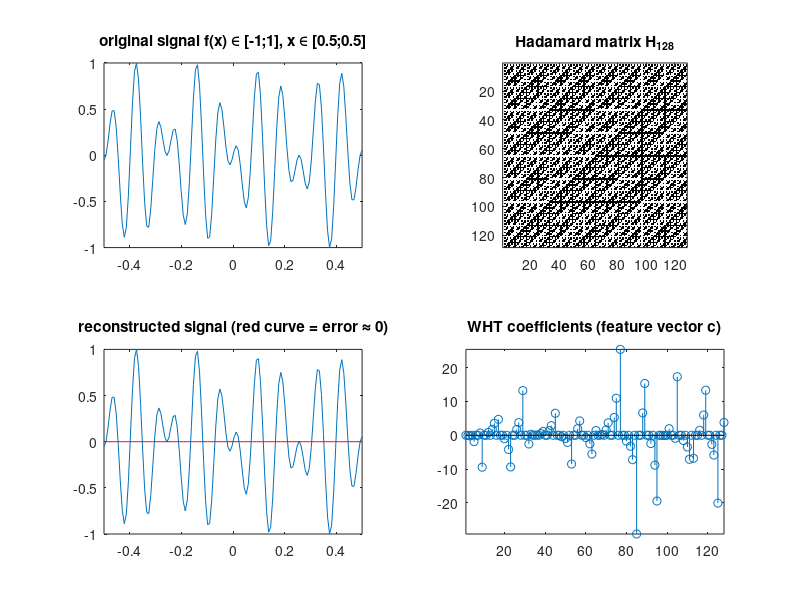

Reproduce this figure in MATLAB.
function walsh_hadamard_transform()
    close all;
    clear all;
    clc;

    % length of signal
    N = 128;
    
    % create a 1D signal f of length N
    x = -0.5:1/(N-1):0.5;
    f = sin(12.345*x) .* cos(67*x);
    f = 2*mat2gray(f)-1; % f now in [-1;1]
    subplot(2,2,1); plot(x,f); title('original signal f(x) \in [-1;1], x \in [0.5;0.5]'); axis([-0.5 0.5 -1 1]);
    
    % create Hadamard matrix of same size^2 (NxN)
    H_2 = [1 1; 1 -1];
    H_cur = H_2;
    subplot(2,2,2); imagesc(H_2); colormap gray; title('Hadamard matrix H_2'); axis image; pause(0.1);
    for i = 2:log(N)/log(2)
        H_cur = kronecker_product(H_2, H_cur);%, H_2);
        imagesc(H_cur); title(['Hadamard matrix H_{' num2str(2^i) '}']); axis image; pause(0.1);
    end
    
    % transform signal
    c = H_cur * f';
    subplot(2,2,4); stem(c); axis([1 N min(c(:)) max(c(:))]); title('WHT coefficients (feature vector c)'); 
    
    % reconstruct (approximated) original signal
    f_rec = H_cur\c; % == inv(H_cur)*c
    subplot(2,2,3); plot(x,f_rec); title('reconstructed signal (red curve = error \approx 0)'); axis([-0.5 0.5 -1 1]);
    hold on;
    plot(x,abs(f_rec-f'), 'r'); % error
    hold off;
end

% create Hadamard matrix using the kronecker product
function K = kronecker_product(A, B)
    K = zeros(size(A) .* size(B));
    for r = 1:size(A,1)
        for c = 1:size(A,2)
            submatrix = A(r,c) * B;
            step = size(B,1);
            K((r-1)*step+1 : r*step, (c-1)*step+1 : c*step) = submatrix;
        end
    end
end
